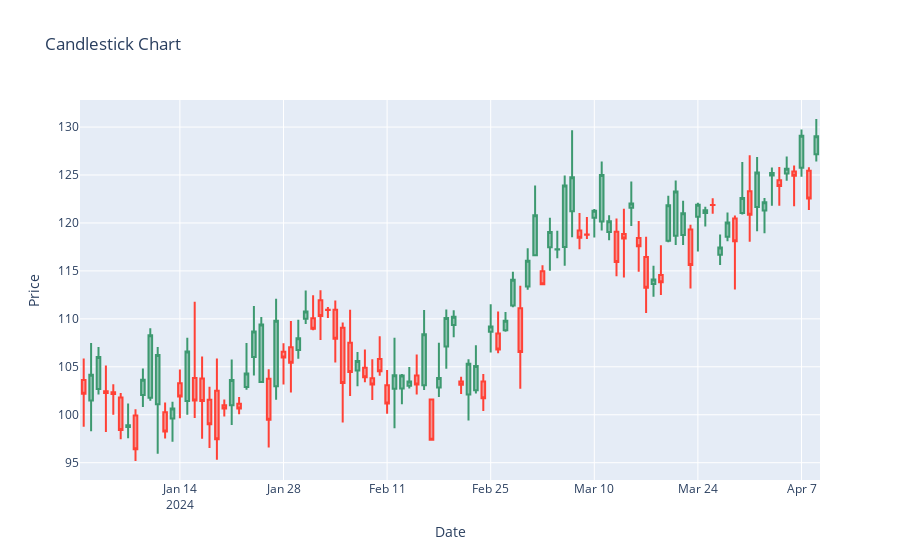

The code cell stored with this chart in its notebook:
### Markdown cell above
# Candlestick Chart (Financial Data)

### Code cell
# Generate OHLC (Open, High, Low, Close) data
dates = pd.date_range(start='2024-01-01', periods=100, freq='D')
base = 100
opens = base + np.cumsum(np.random.randn(100) * 2)
closes = opens + np.random.randn(100) * 3
highs = np.maximum(opens, closes) + np.abs(np.random.randn(100) * 2)
lows = np.minimum(opens, closes) - np.abs(np.random.randn(100) * 2)

# Create candlestick chart with plotly
fig = go.Figure(data=[go.Candlestick(
    x=dates,
    open=opens,
    high=highs,
    low=lows,
    close=closes
)])

fig.update_layout(
    title='Candlestick Chart',
    xaxis_title='Date',
    yaxis_title='Price',
    xaxis_rangeslider_visible=False
)

fig.show()
